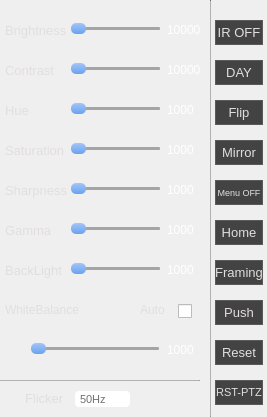
<?xml version="1.0" encoding="UTF-8"?>
<ui version="4.0">
 <class>WinLeft</class>
 <widget class="QWidget" name="WinLeft">
  <property name="geometry">
   <rect>
    <x>0</x>
    <y>0</y>
    <width>267</width>
    <height>417</height>
   </rect>
  </property>
  <property name="font">
   <font>
    <family>Arial</family>
    <pointsize>11</pointsize>
   </font>
  </property>
  <property name="windowTitle">
   <string>Form</string>
  </property>
  <property name="styleSheet">
   <string notr="true">QWidget#WinLeft{
	border-image: url(:/image/background/mainwin.png);
}
/*-------------------------滑动条部分--------------------*/
QSlider::groove:horizontal{
	border: 1px;
	height: 3px; 
	position: absolute;
	border-radius :1px;
	margin: 1px 0;
	left: 2px; right: 2px;
	background-color: rgb(164, 164, 164);
}
/*滑动手柄部分*/
QSlider::handle:horizontal:enabled{
	background: qlineargradient(x1:0, y1:0, x2:0, y2:1, stop:0 #a4c4f8, stop:1 #68a3ed);
    border: 1px;
    width: 15px;
    height: 10px;
    margin: -4px -1;
    border-radius: 5px;
}
QSlider::handle:horizontal:!enabled{
background: qlineargradient(x1:0, y1:0, x2:0, y2:1, stop:0 #cccccc, stop:1 #bfbfbf);
    border: 1px;
    width: 15px;
    height: 10px;
    margin: -4px -1;
    border-radius: 5px;
}
QLabel{
	color: rgb(226, 222, 222);
}


/*按钮部分*/
QPushButton:enabled{
	background-color: rgb(67, 67, 67);
	color: rgb(226, 222, 222);
	border:1px solid #5a5a5a;
}
QPushButton:!enabled{
	background-color: rgb(88, 88, 88);
	color: rgb(226, 222, 222);
	border:1px solid #5a5a5a;
}
QPushButton:checked{
	color: rgb(236, 236, 236);
background-color: rgb(54, 54, 54);

}
QPushButton::hover{
	background-color: rgb(54, 54, 54);
}
QLine{
	background-color: rgb(154, 154, 154);
}</string>
  </property>
  <widget class="Line" name="line_3">
   <property name="geometry">
    <rect>
     <x>210</x>
     <y>0</y>
     <width>1</width>
     <height>417</height>
    </rect>
   </property>
   <property name="styleSheet">
    <string notr="true">	background-color: rgb(154, 154, 154);
</string>
   </property>
   <property name="orientation">
    <enum>Qt::Vertical</enum>
   </property>
  </widget>
  <widget class="QLabel" name="label_7">
   <property name="geometry">
    <rect>
     <x>5</x>
     <y>100</y>
     <width>66</width>
     <height>20</height>
    </rect>
   </property>
   <property name="font">
    <font>
     <family>Arial</family>
     <pointsize>10</pointsize>
     <weight>50</weight>
     <bold>false</bold>
     <stylestrategy>PreferDefault</stylestrategy>
    </font>
   </property>
   <property name="text">
    <string>Hue</string>
   </property>
  </widget>
  <widget class="QLabel" name="label_10">
   <property name="geometry">
    <rect>
     <x>5</x>
     <y>220</y>
     <width>66</width>
     <height>20</height>
    </rect>
   </property>
   <property name="font">
    <font>
     <family>Arial</family>
     <pointsize>10</pointsize>
     <weight>50</weight>
     <bold>false</bold>
     <stylestrategy>PreferDefault</stylestrategy>
    </font>
   </property>
   <property name="text">
    <string>Gamma</string>
   </property>
  </widget>
  <widget class="QSlider" name="Slider_Gamma">
   <property name="geometry">
    <rect>
     <x>70</x>
     <y>220</y>
     <width>92</width>
     <height>16</height>
    </rect>
   </property>
   <property name="maximum">
    <number>20</number>
   </property>
   <property name="pageStep">
    <number>1</number>
   </property>
   <property name="value">
    <number>0</number>
   </property>
   <property name="orientation">
    <enum>Qt::Horizontal</enum>
   </property>
  </widget>
  <widget class="QSlider" name="Slider_Hue">
   <property name="geometry">
    <rect>
     <x>70</x>
     <y>100</y>
     <width>92</width>
     <height>16</height>
    </rect>
   </property>
   <property name="maximum">
    <number>20</number>
   </property>
   <property name="pageStep">
    <number>1</number>
   </property>
   <property name="value">
    <number>0</number>
   </property>
   <property name="orientation">
    <enum>Qt::Horizontal</enum>
   </property>
  </widget>
  <widget class="QSlider" name="Slider_WB">
   <property name="geometry">
    <rect>
     <x>30</x>
     <y>340</y>
     <width>131</width>
     <height>16</height>
    </rect>
   </property>
   <property name="maximum">
    <number>20</number>
   </property>
   <property name="pageStep">
    <number>1</number>
   </property>
   <property name="value">
    <number>0</number>
   </property>
   <property name="orientation">
    <enum>Qt::Horizontal</enum>
   </property>
  </widget>
  <widget class="QLabel" name="label_11">
   <property name="geometry">
    <rect>
     <x>5</x>
     <y>300</y>
     <width>91</width>
     <height>20</height>
    </rect>
   </property>
   <property name="font">
    <font>
     <family>Arial</family>
     <pointsize>9</pointsize>
     <weight>50</weight>
     <bold>false</bold>
     <stylestrategy>PreferDefault</stylestrategy>
    </font>
   </property>
   <property name="text">
    <string>WhiteBalance</string>
   </property>
  </widget>
  <widget class="QSlider" name="Slider_Contrast">
   <property name="geometry">
    <rect>
     <x>70</x>
     <y>60</y>
     <width>92</width>
     <height>16</height>
    </rect>
   </property>
   <property name="maximum">
    <number>20</number>
   </property>
   <property name="pageStep">
    <number>1</number>
   </property>
   <property name="value">
    <number>0</number>
   </property>
   <property name="orientation">
    <enum>Qt::Horizontal</enum>
   </property>
  </widget>
  <widget class="QLabel" name="label_14">
   <property name="geometry">
    <rect>
     <x>5</x>
     <y>60</y>
     <width>66</width>
     <height>20</height>
    </rect>
   </property>
   <property name="font">
    <font>
     <family>Arial</family>
     <pointsize>10</pointsize>
     <weight>50</weight>
     <bold>false</bold>
     <stylestrategy>PreferDefault</stylestrategy>
    </font>
   </property>
   <property name="text">
    <string>Contrast</string>
   </property>
  </widget>
  <widget class="QSlider" name="Slider_Brightness">
   <property name="geometry">
    <rect>
     <x>70</x>
     <y>20</y>
     <width>92</width>
     <height>16</height>
    </rect>
   </property>
   <property name="maximum">
    <number>20</number>
   </property>
   <property name="pageStep">
    <number>1</number>
   </property>
   <property name="value">
    <number>0</number>
   </property>
   <property name="orientation">
    <enum>Qt::Horizontal</enum>
   </property>
  </widget>
  <widget class="QLabel" name="label_15">
   <property name="geometry">
    <rect>
     <x>5</x>
     <y>20</y>
     <width>66</width>
     <height>20</height>
    </rect>
   </property>
   <property name="font">
    <font>
     <family>Arial</family>
     <pointsize>10</pointsize>
     <weight>50</weight>
     <bold>false</bold>
     <stylestrategy>PreferDefault</stylestrategy>
    </font>
   </property>
   <property name="text">
    <string>Brightness</string>
   </property>
  </widget>
  <widget class="QSlider" name="Slider_Saturation">
   <property name="geometry">
    <rect>
     <x>70</x>
     <y>140</y>
     <width>92</width>
     <height>16</height>
    </rect>
   </property>
   <property name="maximum">
    <number>20</number>
   </property>
   <property name="pageStep">
    <number>1</number>
   </property>
   <property name="value">
    <number>0</number>
   </property>
   <property name="orientation">
    <enum>Qt::Horizontal</enum>
   </property>
  </widget>
  <widget class="QLabel" name="label_18">
   <property name="geometry">
    <rect>
     <x>5</x>
     <y>140</y>
     <width>66</width>
     <height>20</height>
    </rect>
   </property>
   <property name="font">
    <font>
     <family>Arial</family>
     <pointsize>10</pointsize>
     <weight>50</weight>
     <bold>false</bold>
     <stylestrategy>PreferDefault</stylestrategy>
    </font>
   </property>
   <property name="text">
    <string>Saturation</string>
   </property>
  </widget>
  <widget class="QSlider" name="Slider_Sharpness">
   <property name="geometry">
    <rect>
     <x>70</x>
     <y>180</y>
     <width>92</width>
     <height>16</height>
    </rect>
   </property>
   <property name="maximum">
    <number>20</number>
   </property>
   <property name="pageStep">
    <number>1</number>
   </property>
   <property name="value">
    <number>0</number>
   </property>
   <property name="orientation">
    <enum>Qt::Horizontal</enum>
   </property>
  </widget>
  <widget class="QLabel" name="label_19">
   <property name="geometry">
    <rect>
     <x>5</x>
     <y>180</y>
     <width>66</width>
     <height>20</height>
    </rect>
   </property>
   <property name="font">
    <font>
     <family>Arial</family>
     <pointsize>10</pointsize>
     <weight>50</weight>
     <bold>false</bold>
     <stylestrategy>PreferDefault</stylestrategy>
    </font>
   </property>
   <property name="text">
    <string>Sharpness</string>
   </property>
  </widget>
  <widget class="Line" name="line_2">
   <property name="geometry">
    <rect>
     <x>0</x>
     <y>380</y>
     <width>200</width>
     <height>1</height>
    </rect>
   </property>
   <property name="styleSheet">
    <string notr="true">	background-color: rgb(154, 154, 154);
</string>
   </property>
   <property name="orientation">
    <enum>Qt::Horizontal</enum>
   </property>
  </widget>
  <widget class="QLabel" name="label_25">
   <property name="geometry">
    <rect>
     <x>25</x>
     <y>388</y>
     <width>66</width>
     <height>20</height>
    </rect>
   </property>
   <property name="font">
    <font>
     <family>Arial</family>
     <pointsize>10</pointsize>
     <weight>50</weight>
     <bold>false</bold>
     <stylestrategy>PreferDefault</stylestrategy>
    </font>
   </property>
   <property name="text">
    <string>Flicker</string>
   </property>
  </widget>
  <widget class="QComboBox" name="ComboBox_Flicker">
   <property name="geometry">
    <rect>
     <x>75</x>
     <y>391</y>
     <width>55</width>
     <height>16</height>
    </rect>
   </property>
   <property name="font">
    <font>
     <family>Arial</family>
     <pointsize>8</pointsize>
     <weight>50</weight>
     <italic>false</italic>
     <bold>false</bold>
    </font>
   </property>
   <property name="focusPolicy">
    <enum>Qt::WheelFocus</enum>
   </property>
   <property name="styleSheet">
    <string notr="true">QComboBox{
	border:0px;
	border-radius:4px;
	color: rgb(112, 112, 112);
}

QComboBox::drop-down {
      subcontrol-origin: padding;
      subcontrol-position: top right;
      width: 20px;
      border-left-width: 0px;
      border-left-color: darkgray;
      border-left-style: solid; /* just a single line */
      border-top-right-radius: 4px; /* same radius as the QComboBox */
      border-bottom-right-radius: 4px;
  }
QComboBox::down-arrow {
    
	border-image: url(:/image/icon/arrow.png);
}</string>
   </property>
   <property name="currentIndex">
    <number>1</number>
   </property>
   <item>
    <property name="text">
     <string>OFF</string>
    </property>
   </item>
   <item>
    <property name="text">
     <string>50Hz</string>
    </property>
   </item>
   <item>
    <property name="text">
     <string>60Hz</string>
    </property>
   </item>
  </widget>
  <widget class="QPushButton" name="BT_Mirror">
   <property name="geometry">
    <rect>
     <x>215</x>
     <y>140</y>
     <width>48</width>
     <height>25</height>
    </rect>
   </property>
   <property name="font">
    <font>
     <family>Arial</family>
     <pointsize>10</pointsize>
     <weight>50</weight>
     <bold>false</bold>
    </font>
   </property>
   <property name="text">
    <string>Mirror</string>
   </property>
   <property name="checkable">
    <bool>false</bool>
   </property>
  </widget>
  <widget class="QPushButton" name="BT_Flip">
   <property name="geometry">
    <rect>
     <x>215</x>
     <y>100</y>
     <width>48</width>
     <height>25</height>
    </rect>
   </property>
   <property name="font">
    <font>
     <family>Arial</family>
     <pointsize>10</pointsize>
     <weight>50</weight>
     <bold>false</bold>
    </font>
   </property>
   <property name="text">
    <string>Flip</string>
   </property>
   <property name="checkable">
    <bool>false</bool>
   </property>
  </widget>
  <widget class="QPushButton" name="BT_HOME">
   <property name="geometry">
    <rect>
     <x>215</x>
     <y>220</y>
     <width>48</width>
     <height>25</height>
    </rect>
   </property>
   <property name="font">
    <font>
     <family>Arial</family>
     <pointsize>10</pointsize>
     <weight>50</weight>
     <bold>false</bold>
    </font>
   </property>
   <property name="text">
    <string>Home</string>
   </property>
   <property name="checkable">
    <bool>false</bool>
   </property>
  </widget>
  <widget class="QPushButton" name="BT_Menu">
   <property name="geometry">
    <rect>
     <x>215</x>
     <y>180</y>
     <width>48</width>
     <height>25</height>
    </rect>
   </property>
   <property name="font">
    <font>
     <family>Arial</family>
     <pointsize>7</pointsize>
     <weight>50</weight>
     <bold>false</bold>
    </font>
   </property>
   <property name="contextMenuPolicy">
    <enum>Qt::CustomContextMenu</enum>
   </property>
   <property name="text">
    <string>Menu OFF</string>
   </property>
   <property name="checkable">
    <bool>false</bool>
   </property>
  </widget>
  <widget class="QPushButton" name="BT_Reset">
   <property name="geometry">
    <rect>
     <x>215</x>
     <y>340</y>
     <width>48</width>
     <height>25</height>
    </rect>
   </property>
   <property name="font">
    <font>
     <family>Arial</family>
     <pointsize>10</pointsize>
     <weight>50</weight>
     <bold>false</bold>
    </font>
   </property>
   <property name="text">
    <string>Reset</string>
   </property>
   <property name="checkable">
    <bool>false</bool>
   </property>
  </widget>
  <widget class="Line" name="line_11">
   <property name="geometry">
    <rect>
     <x>267</x>
     <y>0</y>
     <width>1</width>
     <height>417</height>
    </rect>
   </property>
   <property name="styleSheet">
    <string notr="true">	background-color: rgb(154, 154, 154);
</string>
   </property>
   <property name="orientation">
    <enum>Qt::Vertical</enum>
   </property>
  </widget>
  <widget class="QPushButton" name="BT_PUSH">
   <property name="geometry">
    <rect>
     <x>215</x>
     <y>300</y>
     <width>48</width>
     <height>25</height>
    </rect>
   </property>
   <property name="font">
    <font>
     <family>Arial</family>
     <pointsize>10</pointsize>
     <weight>50</weight>
     <bold>false</bold>
    </font>
   </property>
   <property name="text">
    <string>Push</string>
   </property>
   <property name="checkable">
    <bool>false</bool>
   </property>
  </widget>
  <widget class="QPushButton" name="BT_AI">
   <property name="geometry">
    <rect>
     <x>215</x>
     <y>260</y>
     <width>48</width>
     <height>25</height>
    </rect>
   </property>
   <property name="font">
    <font>
     <family>Arial</family>
     <pointsize>10</pointsize>
     <weight>50</weight>
     <bold>false</bold>
    </font>
   </property>
   <property name="text">
    <string>Framing</string>
   </property>
   <property name="checkable">
    <bool>false</bool>
   </property>
  </widget>
  <widget class="QLineEdit" name="v_brightness">
   <property name="geometry">
    <rect>
     <x>165</x>
     <y>20</y>
     <width>40</width>
     <height>20</height>
    </rect>
   </property>
   <property name="font">
    <font>
     <family>Arial</family>
    </font>
   </property>
   <property name="styleSheet">
    <string notr="true">background:transparent;
color: rgb(255, 255, 255);
border-radius:3px;qproperty-alignment:AlignHCenter;</string>
   </property>
   <property name="text">
    <string>10000</string>
   </property>
   <property name="readOnly">
    <bool>true</bool>
   </property>
  </widget>
  <widget class="QLineEdit" name="v_contrast">
   <property name="geometry">
    <rect>
     <x>165</x>
     <y>60</y>
     <width>40</width>
     <height>20</height>
    </rect>
   </property>
   <property name="font">
    <font>
     <family>Arial</family>
    </font>
   </property>
   <property name="styleSheet">
    <string notr="true">background:transparent;
color: rgb(255, 255, 255);
border-radius:3px;qproperty-alignment:AlignHCenter;</string>
   </property>
   <property name="text">
    <string>10000</string>
   </property>
   <property name="readOnly">
    <bool>true</bool>
   </property>
  </widget>
  <widget class="QLineEdit" name="v_hue">
   <property name="geometry">
    <rect>
     <x>165</x>
     <y>100</y>
     <width>40</width>
     <height>20</height>
    </rect>
   </property>
   <property name="font">
    <font>
     <family>Arial</family>
    </font>
   </property>
   <property name="styleSheet">
    <string notr="true">background:transparent;
color: rgb(255, 255, 255);
border-radius:3px;qproperty-alignment:AlignHCenter;</string>
   </property>
   <property name="text">
    <string>1000</string>
   </property>
   <property name="readOnly">
    <bool>true</bool>
   </property>
  </widget>
  <widget class="QLineEdit" name="v_saturation">
   <property name="geometry">
    <rect>
     <x>165</x>
     <y>140</y>
     <width>40</width>
     <height>20</height>
    </rect>
   </property>
   <property name="font">
    <font>
     <family>Arial</family>
    </font>
   </property>
   <property name="styleSheet">
    <string notr="true">background:transparent;
color: rgb(255, 255, 255);
border-radius:3px;qproperty-alignment:AlignHCenter;</string>
   </property>
   <property name="text">
    <string>1000</string>
   </property>
   <property name="readOnly">
    <bool>true</bool>
   </property>
  </widget>
  <widget class="QLineEdit" name="v_sharpness">
   <property name="geometry">
    <rect>
     <x>165</x>
     <y>180</y>
     <width>40</width>
     <height>20</height>
    </rect>
   </property>
   <property name="font">
    <font>
     <family>Arial</family>
    </font>
   </property>
   <property name="styleSheet">
    <string notr="true">background:transparent;
color: rgb(255, 255, 255);
border-radius:3px;qproperty-alignment:AlignHCenter;</string>
   </property>
   <property name="text">
    <string>1000</string>
   </property>
   <property name="readOnly">
    <bool>true</bool>
   </property>
  </widget>
  <widget class="QLineEdit" name="v_gamma">
   <property name="geometry">
    <rect>
     <x>165</x>
     <y>220</y>
     <width>40</width>
     <height>20</height>
    </rect>
   </property>
   <property name="font">
    <font>
     <family>Arial</family>
    </font>
   </property>
   <property name="styleSheet">
    <string notr="true">background:transparent;
color: rgb(255, 255, 255);
border-radius:3px;qproperty-alignment:AlignHCenter;</string>
   </property>
   <property name="text">
    <string>1000</string>
   </property>
   <property name="readOnly">
    <bool>true</bool>
   </property>
  </widget>
  <widget class="QLineEdit" name="v_wb">
   <property name="geometry">
    <rect>
     <x>165</x>
     <y>340</y>
     <width>40</width>
     <height>20</height>
    </rect>
   </property>
   <property name="font">
    <font>
     <family>Arial</family>
    </font>
   </property>
   <property name="styleSheet">
    <string notr="true">background:transparent;
color: rgb(255, 255, 255);
border-radius:3px;qproperty-alignment:AlignHCenter;</string>
   </property>
   <property name="text">
    <string>1000</string>
   </property>
   <property name="readOnly">
    <bool>true</bool>
   </property>
  </widget>
  <widget class="QSlider" name="Slider_BLC">
   <property name="geometry">
    <rect>
     <x>70</x>
     <y>260</y>
     <width>92</width>
     <height>16</height>
    </rect>
   </property>
   <property name="maximum">
    <number>20</number>
   </property>
   <property name="pageStep">
    <number>1</number>
   </property>
   <property name="value">
    <number>0</number>
   </property>
   <property name="orientation">
    <enum>Qt::Horizontal</enum>
   </property>
  </widget>
  <widget class="QLineEdit" name="v_blc">
   <property name="geometry">
    <rect>
     <x>165</x>
     <y>260</y>
     <width>40</width>
     <height>20</height>
    </rect>
   </property>
   <property name="font">
    <font>
     <family>Arial</family>
    </font>
   </property>
   <property name="styleSheet">
    <string notr="true">background:transparent;
color: rgb(255, 255, 255);
border-radius:3px;qproperty-alignment:AlignHCenter;</string>
   </property>
   <property name="text">
    <string>1000</string>
   </property>
   <property name="readOnly">
    <bool>true</bool>
   </property>
  </widget>
  <widget class="QLabel" name="label_12">
   <property name="geometry">
    <rect>
     <x>5</x>
     <y>260</y>
     <width>66</width>
     <height>20</height>
    </rect>
   </property>
   <property name="font">
    <font>
     <family>Arial</family>
     <pointsize>10</pointsize>
     <weight>50</weight>
     <bold>false</bold>
     <stylestrategy>PreferDefault</stylestrategy>
    </font>
   </property>
   <property name="text">
    <string>BackLight</string>
   </property>
  </widget>
  <widget class="QLabel" name="label_13">
   <property name="geometry">
    <rect>
     <x>140</x>
     <y>300</y>
     <width>31</width>
     <height>20</height>
    </rect>
   </property>
   <property name="font">
    <font>
     <family>Arial</family>
     <pointsize>9</pointsize>
     <weight>50</weight>
     <bold>false</bold>
     <stylestrategy>PreferDefault</stylestrategy>
    </font>
   </property>
   <property name="text">
    <string>Auto</string>
   </property>
  </widget>
  <widget class="QCheckBox" name="Cb_WB">
   <property name="geometry">
    <rect>
     <x>178</x>
     <y>303</y>
     <width>16</width>
     <height>16</height>
    </rect>
   </property>
   <property name="text">
    <string/>
   </property>
  </widget>
  <widget class="QPushButton" name="BT_IR">
   <property name="geometry">
    <rect>
     <x>215</x>
     <y>20</y>
     <width>48</width>
     <height>25</height>
    </rect>
   </property>
   <property name="font">
    <font>
     <family>Arial</family>
     <pointsize>10</pointsize>
     <weight>50</weight>
     <bold>false</bold>
    </font>
   </property>
   <property name="text">
    <string>IR OFF</string>
   </property>
   <property name="checkable">
    <bool>false</bool>
   </property>
  </widget>
  <widget class="QPushButton" name="BT_DAY">
   <property name="geometry">
    <rect>
     <x>215</x>
     <y>60</y>
     <width>48</width>
     <height>25</height>
    </rect>
   </property>
   <property name="font">
    <font>
     <family>Arial</family>
     <pointsize>10</pointsize>
     <weight>50</weight>
     <bold>false</bold>
    </font>
   </property>
   <property name="text">
    <string>DAY</string>
   </property>
   <property name="checkable">
    <bool>false</bool>
   </property>
  </widget>
  <widget class="QPushButton" name="BT_RST_PTZ">
   <property name="geometry">
    <rect>
     <x>215</x>
     <y>380</y>
     <width>48</width>
     <height>25</height>
    </rect>
   </property>
   <property name="font">
    <font>
     <family>Arial</family>
     <pointsize>8</pointsize>
     <weight>50</weight>
     <bold>false</bold>
    </font>
   </property>
   <property name="text">
    <string>RST-PTZ</string>
   </property>
   <property name="checkable">
    <bool>false</bool>
   </property>
  </widget>
 </widget>
 <resources/>
 <connections/>
</ui>
